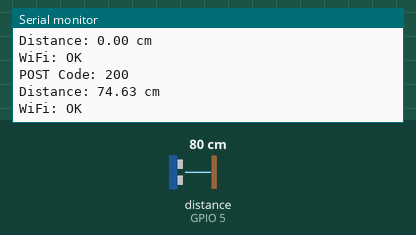
Recording of a sketch running on a simulated ESP32. Shown: the last lines printed to the serial monitor. Wiring (inferred from the names in the program): ultrasonic range finder: trigger GPIO 4; echo GPIO 5. The test bench sets the inputs (shaded band); at power-on: distance to the obstacle (sensor on GPIO 5) 80 cm. The echo pulse lasts 58.3 µs per cm; WiFi joins after 1.5 s; servers stay silent unless stated; uploads are accepted with an empty reply.

Above: at 4.7 s.
4.8 s: distance to the obstacle (sensor on GPIO 5) set to 2 cm
At 6.3 s:
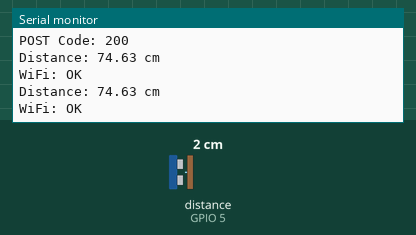
7.5 s: distance to the obstacle (sensor on GPIO 5) set to 4 cm
At 9.4 s:
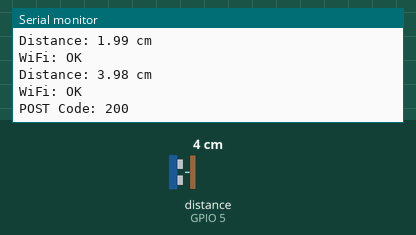
Timing chart, 0 to 10.9 s (numbered marks = the images above; inputs shaded):
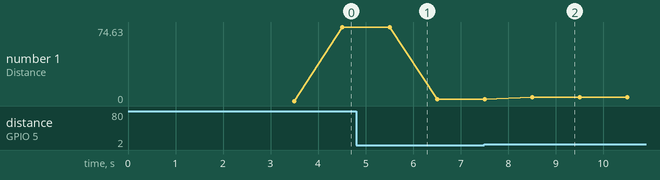

The sketch:

wifi_freertos_distance_post.ino
```cpp
#include <WiFi.h>
#include <HTTPClient.h>
#include <ArduinoJson.h>

#define TRIG_PIN 4
#define ECHO_PIN 5

const char* ssid = "YOUR_WIFI_NAME";
const char* password = "YOUR_WIFI_PASSWORD";

float g_distance = 0;
bool wifiStatus = false;

float readDistance() {
  digitalWrite(TRIG_PIN, LOW);
  delayMicroseconds(2);

  digitalWrite(TRIG_PIN, HIGH);
  delayMicroseconds(10);

  digitalWrite(TRIG_PIN, LOW);

  long duration = pulseIn(ECHO_PIN, HIGH, 30000);

  float distance = duration * 0.034 / 2;

  return distance;
}

void sensorTask(void* parameter) {
  while (true) {
    g_distance = readDistance();

    vTaskDelay(2000 / portTICK_PERIOD_MS);
  }
}

void wifiTask(void* parameter) {
  while (true) {
    if (WiFi.status() == WL_CONNECTED) {
      wifiStatus = true;

      HTTPClient http;

      http.begin("https://postman-echo.com/post");
      http.addHeader("Content-Type", "application/json");

      StaticJsonDocument<200> doc;
      doc["distance"] = g_distance;
      doc["device"] = "ESP32";

      String body;
      serializeJson(doc, body);

      int httpCode = http.POST(body);

      Serial.print("POST Code: ");
      Serial.println(httpCode);

      http.end();
    } else {
      wifiStatus = false;
    }

    vTaskDelay(5000 / portTICK_PERIOD_MS);
  }
}

void displayTask(void* parameter) {
  while (true) {
    Serial.print("Distance: ");
    Serial.print(g_distance);
    Serial.println(" cm");

    Serial.print("WiFi: ");
    Serial.println(wifiStatus ? "OK" : "FAIL");

    vTaskDelay(1000 / portTICK_PERIOD_MS);
  }
}

void setup() {
  Serial.begin(115200);
  delay(2000);

  pinMode(TRIG_PIN, OUTPUT);
  pinMode(ECHO_PIN, INPUT);

  WiFi.begin(ssid, password);

  Serial.print("Connecting");
  while (WiFi.status() != WL_CONNECTED) {
    delay(500);
    Serial.print(".");
  }

  Serial.println("\nWiFi Connected!");
  Serial.println(WiFi.localIP());

  xTaskCreate(sensorTask, "SENS", 2048, NULL, 1, NULL);
  xTaskCreate(wifiTask, "WIFI", 8192, NULL, 1, NULL);
  xTaskCreate(displayTask, "DISP", 2048, NULL, 2, NULL);
}

void loop() {
}
```

Measured:
- after the input at 7.5 s, the serial monitor: prints a new line after 1.0 s (image 2)
- plotted number 1: 74.63 → 1.99 after the input at 4.8 s, 1.99 → 3.98 after the input at 7.5 s
